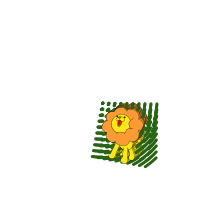
Frame 1 (no input)
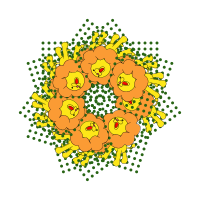
Frame 60 (the mouse pressed at the canvas centre just before this capture)
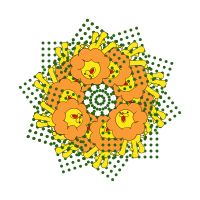
Frame 120 (the mouse held since frame 60 and released just before this capture)

The Processing sketch that drew these frames (run headless with seeded random() and noise(); from frame 60 on, the mouse is pressed at the canvas centre):

// Processing sketch: processing_14557
// ── processing_14557.pde


                
                void setup() {
  size(200,200);
}
void draw() {
  smooth();
  background(255);
  
  translate(100,100);
  scale(0.3);
  for (int i = 0; i < 12; i++) {
    scale(1);
    rotate(radians(frameCount*0.9));

    mydraw();
  }
}    

void mydraw() {

  int[] a = {
    20,40,60,80,100,120,140,160,180,200
  };
  int[] b = {
    20,40,60,80,100,120,140,160,180,200
  };

  noStroke(); 
  if(mouseX>100 && mouseY>100) {
    fill(a[1],b[2],100);
  }
  else {
    fill(a[1],b[4],20);
  }
  for(int x = 10; x<200; x=x+20)
    for(int y = 10; y<200; y=y+20) {
      ellipse(x,y,10,10);
    }



  stroke(1);
  //the leg of back on the left side.
  beginShape();
  fill(253,231,24);
  vertex(107,140);
  vertex(104,158);
  bezierVertex(85,176,120,170,122,158);
  endShape();

  //tale
  beginShape();
  vertex(134,125);
  bezierVertex(136,123,153,130,155,107);
  vertex(150,107);
  bezierVertex(153,103,150,127,134,120);
  //vertex(130,120);
  endShape();

  //leg 4
  beginShape();
  vertex(125,142);
  vertex(132,162);
  bezierVertex(120,182,157,184,148,159);
  vertex(132,134);
  endShape();

  //chest
  beginShape();
  vertex(93,135);
  bezierVertex(98,156,150,150,130,112);
  endShape();

  //the leg of front
  beginShape();
  vertex(106,140);
  vertex(110,172);
  bezierVertex(90,200,140,200,126,175);
  vertex(126,175);
  vertex(120,137);
  endShape();

  //legs
  beginShape();
  vertex(80,125);
  vertex(68,168);
  bezierVertex(48,178,85,200,85,168);
  vertex(85,168);
  vertex(93,135);
  endShape();

  //tale -0
  ellipse(153,110,12,12);


  //hair
  beginShape();
  fill(251,155,52);
  vertex(95,18);
  bezierVertex(80,0,55,18,54,30);
  bezierVertex(35,30,20,50,36,62);
  bezierVertex(15,72,20,103,43,102);
  bezierVertex(38,120,60,140,75,126);
  bezierVertex(70,130,115,150,123,116);
  bezierVertex(150,120,155,90,145,77);
  bezierVertex(155,85,170,36,139,38);
  bezierVertex(145,10,100,0,94,20);
  endShape();

  //face
  fill(253,231,24);
  ellipse(85,65,65,65);

  //eyes
  fill(0);
  ellipse(67,43,4,4);
  ellipse(92,41,4,4);

  //mouth
  fill(253,231,24);
  ellipse(78,64,15,25);
  fill(246,8,3);
  ellipse(78,60,10,25);

  //nose-1
  fill(253,231,24);
  beginShape();
  vertex(72,45);
  bezierVertex(63,47,60,60,77,54);
  vertex(77,52);
  bezierVertex(100,70,100,30,72,47);
  endShape();

  //nose
  fill(208,65,106);
  ellipse(75,45,6,6);

  //line-1
  noStroke();
  fill(251,155,52);
  beginShape();
  vertex(76,100);
  vertex(140,100);
  vertex(140,40);
  vertex(120,40);
  bezierVertex(105,52,105,60,117,74);
  vertex(127,73);
  bezierVertex(100,77,108,80,102,94);
  vertex(102,94);
  bezierVertex(100,90,80,90,76,100);
  endShape();

  //line-2
  stroke(0);
  noFill();
  beginShape();
  vertex(120,40);
  bezierVertex(105,52,105,60,117,74);
  vertex(127,73);
  bezierVertex(100,77,108,80,102,94);
  vertex(102,94);
  bezierVertex(100,90,80,90,76,100);
  endShape();
}
